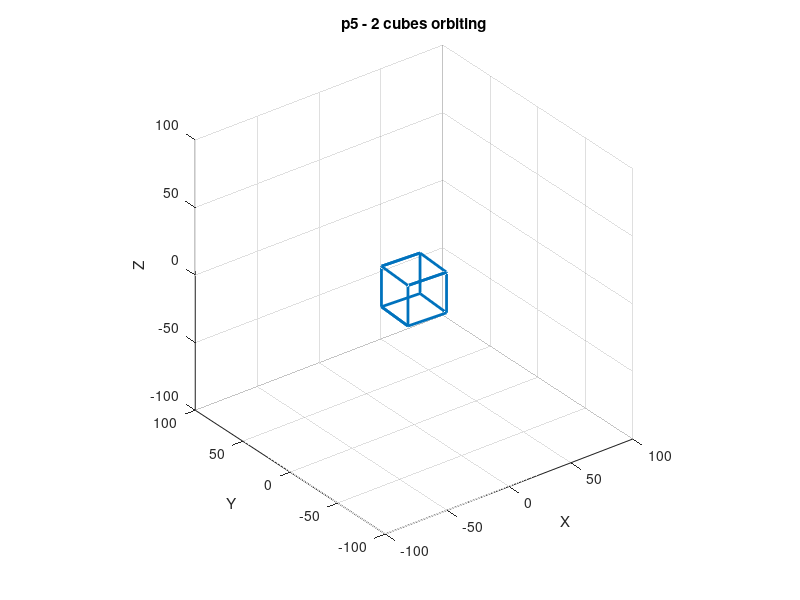

The MATLAB script that drew this image:
function lab8_ChrisDale
    p=5;
    switch p
        case 1
            p1();
        case 2
            p2()
        case 3
            p3()
        case 4
            p4()
        case 5
            p5()
    end
end

function p1()
    cube1=makeCube(20,20,20,5);
    cube2=makeCube(40,40,40,10);
    cube3=makeCube(60,60,60,15);
    plot_objects_3d(1,cube1,false,0,100,0,100,0,100,'p1 cube');
    plot_objects_3d(1,cube2,true,0,100,0,100,0,100,'p1 cube');
    plot_objects_3d(1,cube3,true,0,100,0,100,0,100,'p1 cube');
end

function p2()
    cube1=makeCube(20,20,20,10);
    plot_objects_3d(2,cube1,false,0,100,0,100,0,100,'p2 moving cube');
    waitforbuttonpress;
    time=2;
    inter=0.05;
    for t=0:inter:time
        cube1=translate(cube1,50,50,50,inter,time);
        plot_objects_3d(2,cube1,false,0,100,0,100,0,100,'p2 moving cube');
    end
end

function p3()
    cube1=makeCube(20,20,20,10);
    plot_objects_3d(3,cube1,false,0,100,0,100,0,100,'p3 moving and scaling cube');
    waitforbuttonpress;
    time=2;
    inter=0.05;
    x=[25 25];
    y=[25 25];
    z=[25 25];
%     sc=[3 -3];
    sc=[1.12 -1.12]; %can't get it to scale linearly
    for step=1:2
        for t=0:inter:time
            cube1=translate(cube1,x(step),y(step),z(step),inter,time);
            cube1=scale(cube1,sc(step),inter,time);
            plot_objects_3d(3,cube1,false,0,100,0,100,0,100,'p3 moving and scaling cube');
        end
        %waitforbuttonpress;
    end
end

function p4()
    cube1=makeCube(0,0,50,10);
    plot_objects_3d(4,cube1,false,-100,100,-100,100,-100,100,'p4 cube orbiting axis');
    cube1(1,:)=[0 0 0];
    waitforbuttonpress;
    time=7;
    inter=0.05;
    rX=7;
    rY=0;
    rZ=0;
    for t=0:inter:time
        cube1=rotate(cube1,rX,rY,rZ,inter,time);
        plot_objects_3d(4,cube1,false,-100,100,-100,100,-100,100,'p4 cube orbiting axis');
    end
end

function p5()
    cube1=makeCube(50,0,-50,10);
    cube1(1,:)=[0 0 0];
    cube2=makeCube(0,0,0,30);
    plot_objects_3d(5,cube1,true,-100,100,-100,100,-100,100,'p5 - 2 cubes orbiting');
    plot_objects_3d(5,cube2,true,-100,100,-100,100,-100,100,'p5 - 2 cubes orbiting');
    cube1(1,:)=[0 0 0];
    waitforbuttonpress;
    time=3;
    inter=0.01;
    rX1=5;
    rY1=0;
    rZ1=5;
    rX2=0;
    rY2=0;
    rZ2=-5;
    for t=0:inter:time
        cube1=rotate(cube1,rX1,rY1,rZ1,inter,time);
        cube2=rotate(cube2,rX2,rY2,rZ2,inter,time);
        plot_objects_3d(5,cube1,true,-100,100,-100,100,-100,100,'p5 - 2 cubes orbiting');
        plot_objects_3d(5,cube2,false,-100,100,-100,100,-100,100,'p5 - 2 cubes orbiting');
        pause(inter);
    end
end

function cube=makeCube(x,y,z,sideL)
    m=sideL/2;
    cube(1,:)=[x y z];
    %bottom
    cube(2,:)=[x-m y-m z-m];
    cube(3,:)=[x+m y-m z-m];
    cube(4,:)=[x+m y+m z-m];
    cube(5,:)=[x-m y+m z-m];
    cube(6,:)=[x-m y-m z-m];
    %top
    cube(7,:)=[x-m y-m z+m];
    cube(8,:)=[x+m y-m z+m];
    cube(9,:)=[x+m y+m z+m];
    cube(10,:)=[x-m y+m z+m];
	cube(11,:)=[x-m y-m z+m];
    %filling in other edges
    cube(12,:)=[x+m y-m z+m];%first
    cube(13,:)=[x+m y-m z-m];
    cube(14,:)=[x+m y+m z-m];%second
    cube(15,:)=[x+m y+m z+m];
    cube(16,:)=[x-m y+m z+m];%third
    cube(17,:)=[x-m y+m z-m];
end

function obj=translate(obj,x,y,z,inter,time)
    obj(:,1)=obj(:,1)+x*(inter/time);
    obj(:,2)=obj(:,2)+y*(inter/time);
    obj(:,3)=obj(:,3)+z*(inter/time);
end

function obj=scale(obj,scale,inter,time)
    len=length(obj);
    for objI=2:len
        obj(objI,:)=obj(objI,:)-obj(1,:);
        obj(objI,:)=obj(objI,:)*(scale*(inter/time)+1);
        %can't get it to scale linearly
        obj(objI,:)=obj(objI,:)+obj(1,:);
    end
end

function obj=rotate(obj,rX,rY,rZ,inter,time)
    rX=(inter/time)*rX*pi;
    rY=(inter/time)*rY*pi;
    rZ=(inter/time)*rZ*pi;
    roX=[1 0 0; 0 cos(rX) sin(rX); 0 -sin(rX) cos(rX)];
    roY=[cos(rY) 0 sin(rY); 0 1 0; -sin(rY) 0 cos(rY)];
    roZ=[cos(rZ) sin(rZ) 0; -sin(rZ) cos(rZ) 0; 0 0 1];
    len=length(obj);
    for objI=2:len
        obj(objI,:)=obj(objI,:)-obj(1,:);
        obj(objI,:)=obj(objI,:)*roX*roY*roZ;
        obj(objI,:)=obj(objI,:)+obj(1,:);
    end
end

function plot_objects_3d( figure_num, objects, draw_over, x_min, x_max, y_min, y_max, z_min, z_max, title_text )
    figure( figure_num );
    if draw_over,  hold on;  end;
    plot3( objects(2:end,1), objects(2:end,2), objects(2:end,3), 'LineWidth', 2 );
    if draw_over,  hold off;  end;
    axis equal;
    axis( [x_min x_max y_min y_max z_min z_max ]);
    title( title_text );
    grid on;
    xlabel('X');
    ylabel('Y');
    zlabel('Z');
    %axis off  % optional
end